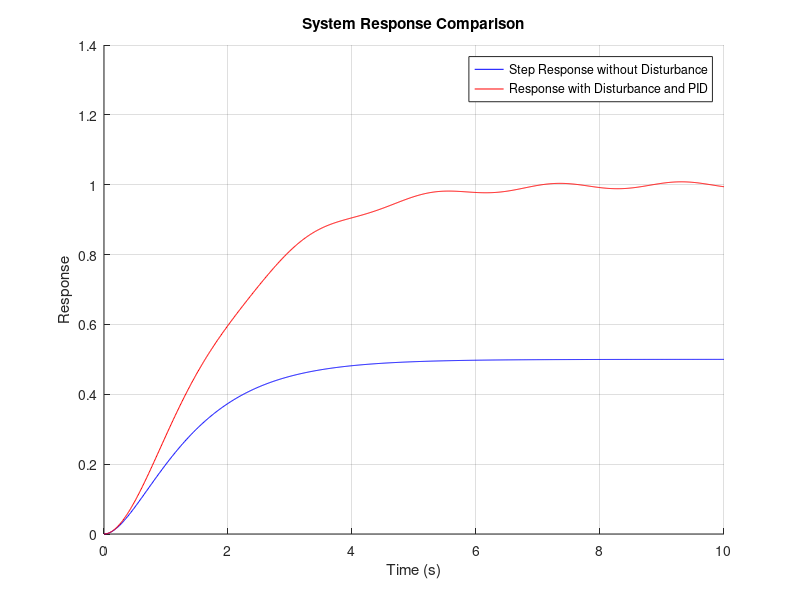

Reproduce this figure in MATLAB.
%% The system
% Define the system
num = [1];
den = [1, 3, 2];
sys = tf(num, den);

t = 0:0.01:10; % Time vector
[y, t] = step(sys, t);
u = ones(size(t));

%% Disturbance
% Define disturbance
disturbance = 0.1 * sin(2 * pi * 0.5 * t);

% Create closed-loop system
C = pid(1, 1, 0);
sys_closed = feedback(C * sys, 1);

% Create total input
u_disturbed = u + disturbance;

% Simulate the response
[y_disturbed, t] = lsim(sys_closed, u_disturbed', t); % Transpose if needed

%% Plot results
figure;
hold on; % Hold on to plot multiple lines
plot(t, y, 'b', 'DisplayName', 'Step Response without Disturbance');
plot(t, y_disturbed, 'r', 'DisplayName', 'Response with Disturbance and PID');
title('System Response Comparison');
xlabel('Time (s)');
ylabel('Response');
legend;
grid on;
